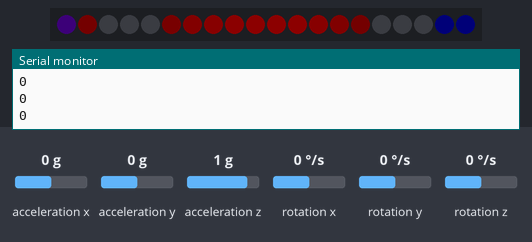
Simulated run of this sketch. Board: Arduino Uno, built with avr-gcc and run on an emulated ATmega328P. Parts: 20 RGB LEDs in strip order, left to right, the last lines printed to the serial monitor. The test bench sets the inputs (shaded band); at power-on: rotation x 0 °/s, acceleration x 0 g, acceleration y 0 g, acceleration z 1 g, rotation y 0 °/s, rotation z 0 °/s. Dim RGB values are drawn brighter than linear.

Above: at 1.3 s.
1.4 s: rotation x set to 14 °/s
At 3.8 s:
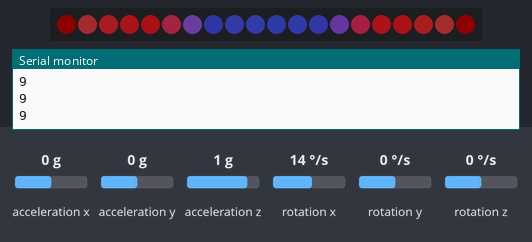
3.9 s: rotation x set to 0 °/s
At 4.7 s:
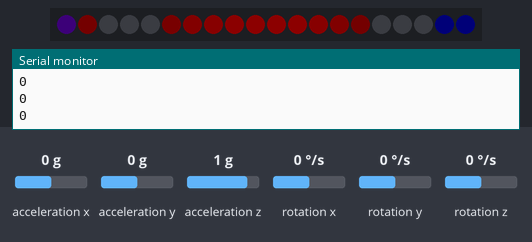
5.8 s: rotation x set to 54 °/s
At 6.9 s:
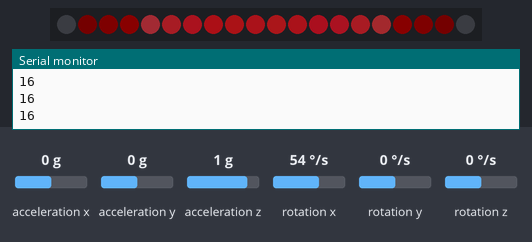
8.8 s: rotation x set to -192 °/s
10.3 s: rotation x set to -100 °/s
At 13.14 s:
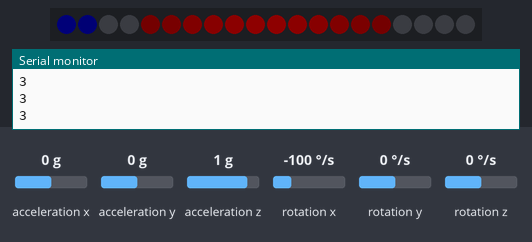

The sketch:

gyro_scetch.ino
```cpp
#include "MPU6050.h"                 // Подключение библиотеки MPU6050
#include "Wire.h"                    // Подключение библиотеки WireCdev
#include "FastLED.h"

#include "Circle.h"

#define PIN 5
#define NUM_LEDS 20
#define IMG_SIZE NUM_LEDS
#define N_CALIBRATION_CYCLES 100

CRGB leds_[3] = {CRGB(0, 0, 0), CRGB(0, 0, 0), CRGB(0, 0, 0)};

CRGB leds[NUM_LEDS];
MPU6050 CY531;                       // Создаем объект, символизирующий модуль датчика
int16_t ax, ay, az;                  // Переменные для хранения значений акселерометра
int16_t gx, gy, gz;                  // Переменные для хранения значений гироскоп

float gx_grad, gy_grad, gz_grad;

uint8_t red, green, blue;
int32_t x;
uint8_t set_x_zero_counter = 0;

//uint8_t img_data[15552] = DOCTOR_DIY;
uint8_t img_data[1200] = CIRCLE;// = DOCTOR_DIY;

void getRGB(const uint8_t* img_arr, uint32_t x, uint32_t y,
            uint8_t* red, uint8_t* green, uint8_t* blue) {
*red = img_arr[3 * x + 3 * y * IMG_SIZE];
*green = img_arr[3 * x + 3 * y * IMG_SIZE + 1];
*blue = img_arr[3 * x + 3 * y * IMG_SIZE + 2];
// *red = img_arr[x + y * IMG_SIZE];
// *green = img_arr[x + y * IMG_SIZE + IMG_SIZE * IMG_SIZE];
// *blue = img_arr[x + y * IMG_SIZE + 2 * IMG_SIZE * IMG_SIZE];
}

void setup()
{
FastLED.addLeds<WS2811, PIN, GRB>(leds, NUM_LEDS).setCorrection( TypicalLEDStrip );
FastLED.setBrightness(50);
Serial.begin(115200);
Wire.begin();
CY531.initialize();
CY531.setFullScaleGyroRange(MPU6050_GYRO_FS_2000);
CY531.CalibrateGyro();// Инициализация MPU
leds[38] = CHSV(0, 255, 255);
FastLED.show();
delay(100);                           // Пауза
}

void loop()
{
  CY531.getMotion6(&ax, &ay, &az, &gx, &gy, &gz); // Чтение значений гироскопа и акселерометра

  for (int y = 0; y < NUM_LEDS; y++ ) {         // от 0 до первой трети
    getRGB(img_data, (x * 500 / 32767) % 20, y, &red, &green, &blue);
    leds[y] = CRGB(red, green, blue);
  }
  FastLED.show();
  // вывод значений в монитор

  //Serial.println(abs(ax) + abs(ay) + abs(az));// Serial.print("\t");
  //Serial.print(ax - init_ax);Serial.print("\t");
  //Serial.print(ay - init_ay); Serial.print("\t");
  //Serial.println(az - init_az);
//  Serial.print(gx_grad); Serial.print("\t");
//  Serial.print(gy_grad); Serial.print("\t");
  Serial.println((x * 500 / 32767) % 20);
  delay(1);
  if(abs(gx) > 10) {
    x += abs(gx) / 100;
    set_x_zero_counter = 0;
  } else {
    set_x_zero_counter++;
  }
  if (set_x_zero_counter > 50) {
    x = 0;
  }
}
```

Source omitted: Circle.h (data table, 4752 bytes)

Measured:
- after the input at 1.4 s, the LEDs: first change after 0.27 s (image 1 shows a later state)
- after the input at 3.9 s, the LEDs: change after 0.41 s (image 2)
- after the input at 5.8 s, the LEDs: first change after 0.08 s (image 3 shows a later state)
